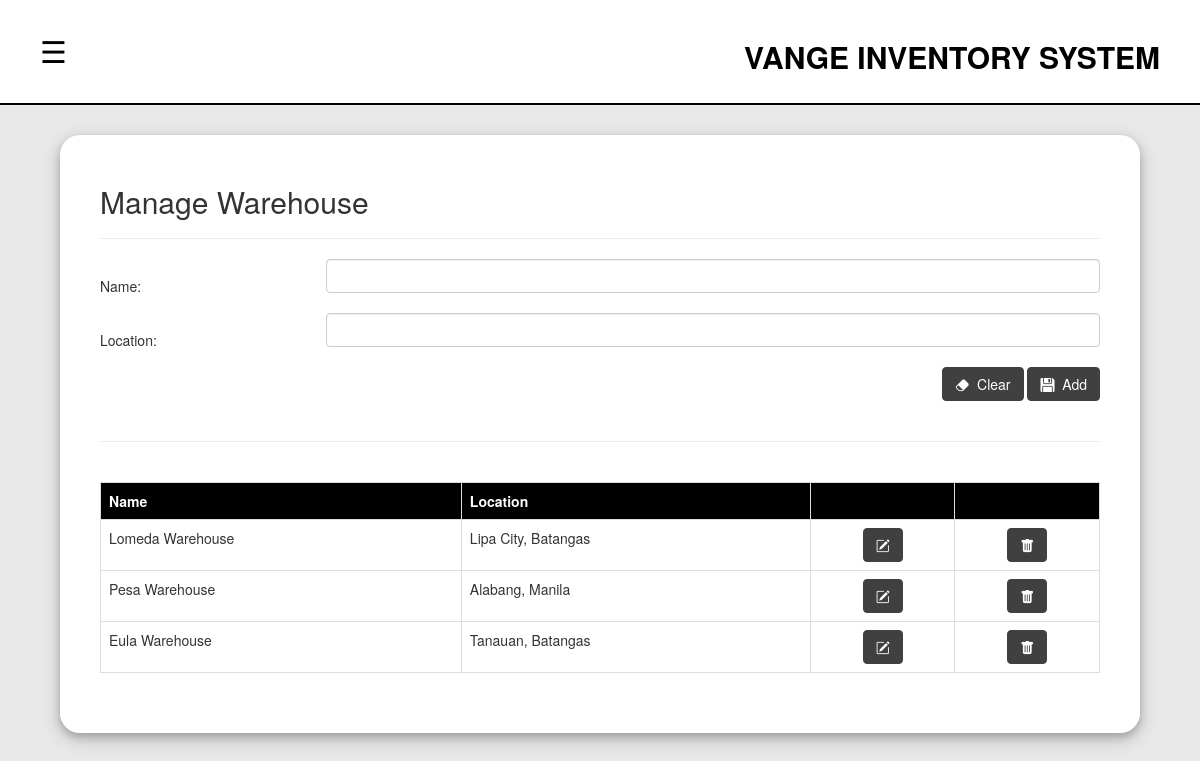
/warehouse.php (signed in), run on the app's committed database.
### tables this page shows
CREATE TABLE `warehouses` (
  `id` int(11) NOT NULL,
  `name` varchar(100) DEFAULT NULL,
  `location` text DEFAULT NULL
);

### warehouse.php (the view, shortened to what this page needs)
<?php
    include("navbar.php");
    $name="";
    $location="";
?>
<!DOCTYPE html>
<html lang="en">
<head>
</head>
<body>
    <div class="content_container">
        <div class="row">
            <div class="col-lg-12">
            <h2>Manage Warehouse</h2><hr>
                <form action="warehouse.php" method="get">
                    <table width="100%">
                        <tr>
                            <td>Name: <br></td>
                            <td><input type="text" name="txt_name" id="txt_name" class="txt_input form-control" value='<?php echo $name?>'> <br></td>
                        </tr>
                        <tr>
                            <td>Location: <br></td>
                            <td><input type="text" name="txt_location" id="txt_location" class="txt_input form-control" value='<?php echo $location?>'> <br></td>
                        </tr>
                        <tr>
                            <td colspan="2" style="text-align: right">
                            <?php
                                    if(isset($_GET["edit_warehouse_id"])){
                                        echo "
                                        <input type='hidden' name='txt_warehouse_id' value='$_GET[edit_warehouse_id]'>
                                        <button type='button' class='btn btn-danger' id='btn_cancel'><i class='bi bi-x-lg'></i> &nbsp;Cancel</button>
                                        <button type='submit' class='btn btn-success'><i class='bi bi-floppy-fill'></i> &nbsp;Update</button>
                                        ";
                                    }else{
                                        echo "
                                        <button type='button' class='btn btn-danger btn_clear'> <i class='bi bi-eraser-fill'></i> &nbsp;Clear</button>
                                        <button type='submit' class='btn btn-success'><i class='bi bi-floppy-fill'></i> &nbsp;Add</button>
                                        ";
                                    }
                                ?>
                            </td>
                        </tr>
                    </table>
                </form>
            </div>
        </div>
        <br><hr><br>
        <table width="100%" class="table table-bordered">
            <tr>
                <th>Name</th>
                <th>Location</th>
                <th></th>
                <th></th>
            </tr>
            <?php
                $result=$conn->query("select * from warehouses");
                while($row = $result->fetch_assoc()){
                    echo "<tr>
                        <td>$row[name]</td>
                        <td>$row[location]</td>
                        <td><center><button type='button' class='btn btn-warning btn_edit' warehouse_id='$row[id]'><i class='bi bi-pencil-square'></i></button></center></td>
                        <td><center><button type='button' class='btn btn-danger btn_del' warehouse_id='$row[id]'><i class='bi bi-trash-fill'></i></button></center></td>
                    </tr>";
                }
            ?>
        </table>
    </div>
</body>
</html>

### style.css (style rules this page uses)
body { overflow-x: hidden; background-color: rgb(233, 233, 233); }
.table-bordered tr th { background-color: black; color: white; }
.content_container { padding: 40px; padding-top: 30px; width: 100%; box-shadow: 0 4px 8px 0 rgba(0, 0, 0, 0.2), 0 6px 20px 0 rgba(0, 0, 0, 0.19); width: 90%; margin: 0 auto; margin-top: 30px; margin-bottom: 30px; border-radius: 20px; background-color: white; }
.btn { background-color: rgb(64, 64, 64); border-color: rgb(64, 64, 64); color: white; transition: 0.5s ease }

### data on the page
warehouses: name "Lomeda Warehouse", location "Lipa City, Batangas"
warehouses: name "Pesa Warehouse", location "Alabang, Manila"
warehouses: name "Eula Warehouse", location "Tanauan, Batangas"
